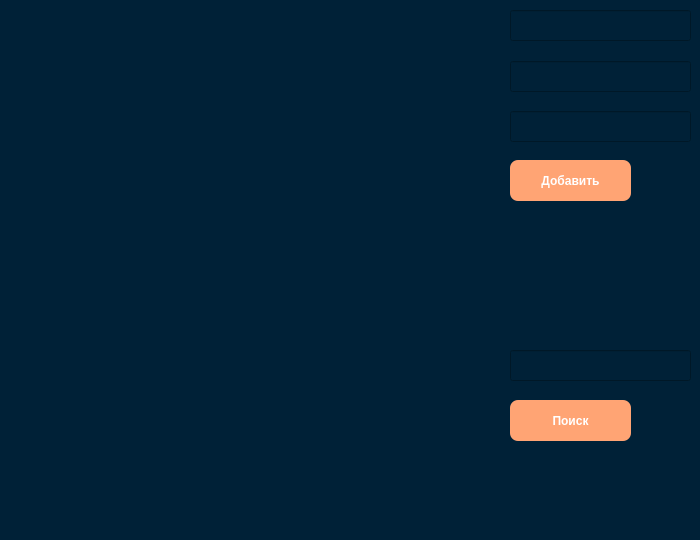
<?xml version="1.0" encoding="UTF-8"?>
<ui version="4.0">
 <class>MainWindow</class>
 <widget class="QMainWindow" name="MainWindow">
  <property name="geometry">
   <rect>
    <x>0</x>
    <y>0</y>
    <width>700</width>
    <height>540</height>
   </rect>
  </property>
  <property name="windowTitle">
   <string>MainWindow</string>
  </property>
  <property name="styleSheet">
   <string notr="true">background-color: #002137;</string>
  </property>
  <widget class="QWidget" name="centralwidget">
   <widget class="QTableView" name="tableView">
    <property name="geometry">
     <rect>
      <x>10</x>
      <y>10</y>
      <width>481</width>
      <height>521</height>
     </rect>
    </property>
    <property name="styleSheet">
     <string notr="true">QTableView{
	background-color: #002137;
	border-radius:8px;
	color:#ffffff;
	font-size:13px;
	font-weight:bold;
	}</string>
    </property>
   </widget>
   <widget class="QLineEdit" name="lineEdit">
    <property name="geometry">
     <rect>
      <x>510</x>
      <y>10</y>
      <width>181</width>
      <height>31</height>
     </rect>
    </property>
    <property name="font">
     <font>
      <pointsize>12</pointsize>
     </font>
    </property>
    <property name="cursor">
     <cursorShape>IBeamCursor</cursorShape>
    </property>
    <property name="styleSheet">
     <string notr="true">color: #fff;</string>
    </property>
   </widget>
   <widget class="QLineEdit" name="lineEdit_2">
    <property name="geometry">
     <rect>
      <x>510</x>
      <y>61</y>
      <width>181</width>
      <height>31</height>
     </rect>
    </property>
    <property name="font">
     <font>
      <pointsize>12</pointsize>
     </font>
    </property>
    <property name="styleSheet">
     <string notr="true">color: #fff;</string>
    </property>
   </widget>
   <widget class="QLineEdit" name="lineEdit_3">
    <property name="geometry">
     <rect>
      <x>510</x>
      <y>111</y>
      <width>181</width>
      <height>31</height>
     </rect>
    </property>
    <property name="font">
     <font>
      <pointsize>12</pointsize>
     </font>
    </property>
    <property name="styleSheet">
     <string notr="true">color: #fff;</string>
    </property>
   </widget>
   <widget class="QPushButton" name="pushButton">
    <property name="geometry">
     <rect>
      <x>510</x>
      <y>160</y>
      <width>121</width>
      <height>41</height>
     </rect>
    </property>
    <property name="font">
     <font>
      <weight>75</weight>
      <bold>true</bold>
     </font>
    </property>
    <property name="styleSheet">
     <string notr="true">QPushButton{
	background-color:#ffa474;
	border-radius:8px;
	color:#ffffff;
	font-weight:bold;
	}

QPushButton:hover {
	background-color:#d68a59;
}
</string>
    </property>
    <property name="text">
     <string>Добавить</string>
    </property>
   </widget>
   <widget class="QLineEdit" name="lineEdit_4">
    <property name="geometry">
     <rect>
      <x>510</x>
      <y>350</y>
      <width>181</width>
      <height>31</height>
     </rect>
    </property>
    <property name="font">
     <font>
      <pointsize>12</pointsize>
     </font>
    </property>
    <property name="styleSheet">
     <string notr="true">color: #fff;</string>
    </property>
   </widget>
   <widget class="QPushButton" name="pushButton_2">
    <property name="geometry">
     <rect>
      <x>510</x>
      <y>400</y>
      <width>121</width>
      <height>41</height>
     </rect>
    </property>
    <property name="font">
     <font>
      <weight>75</weight>
      <bold>true</bold>
     </font>
    </property>
    <property name="styleSheet">
     <string notr="true">QPushButton{	
	background-color:#ffa474;
	border-radius:8px;
	color:#ffffff;
	font-weight:bold;}

QPushButton:hover {
	background-color:#d68a59;
}
QPushButton:focus{position:relative;
	top:1px;}</string>
    </property>
    <property name="text">
     <string>Поиск</string>
    </property>
   </widget>
  </widget>
 </widget>
 <resources/>
 <connections/>
</ui>
